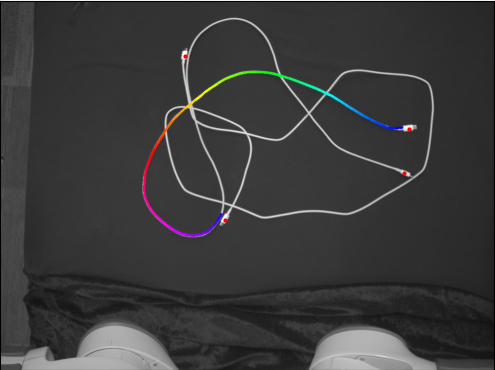
#> input picture logs_2024-02-10_13-48-40/images2/trace2024-02-10_13-49-07.png, 495 x 370 px
$ jupyter execute interactive_display.ipynb
#> lines starting #> are read from the running program, lines starting #| are printed output that depends on the picture
[cell 1]
# !jupyter nbextension enable widgetsnbextension --user --py
# !jupyter nbextension enable --py --sys-prefix widgetsnbextension

[cell 2]
import ipywidgets
import numpy as np
import cv2
import matplotlib.pyplot as plt
from matplotlib.gridspec import GridSpec
from ipywidgets.embed import embed_minimal_html

paths = ['./logs_2024-02-10_13-48-40/images2/trace2024-02-10_13-49-07.png',
         './logs_2024-02-10_13-48-40/images2/trace2024-02-10_13-49-33.png',
         './logs_2024-02-10_13-48-40/images2/trace2024-02-10_13-49-54.png',
         './logs_2024-02-10_13-48-40/images2/trace2024-02-10_13-50-16.png',
         './logs_2024-02-10_13-48-40/images2/trace2024-02-10_13-50-42.png',
         './logs_2024-02-10_13-48-40/images2/trace2024-02-10_13-51-07.png']

data = [cv2.imread(p) for p in paths]
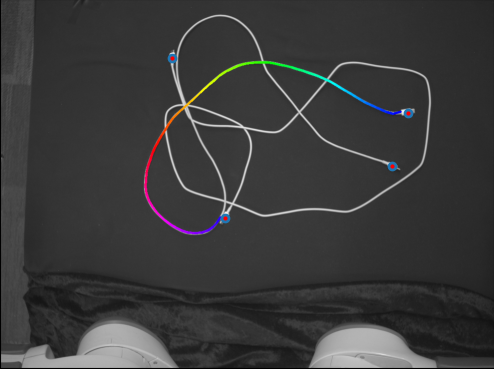
#> input picture logs_2024-02-10_13-48-40/images2/trace2024-02-10_13-49-33.png, 494 x 369 px
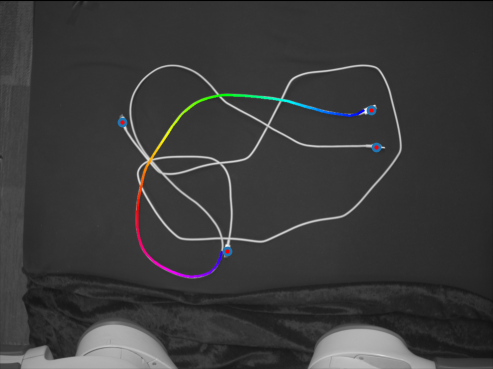
#> input picture logs_2024-02-10_13-48-40/images2/trace2024-02-10_13-49-54.png, 493 x 369 px
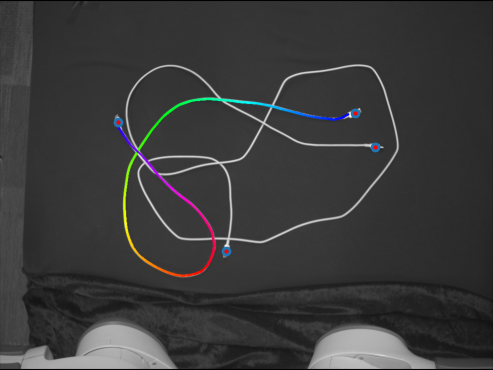
#> input picture logs_2024-02-10_13-48-40/images2/trace2024-02-10_13-50-16.png, 493 x 370 px
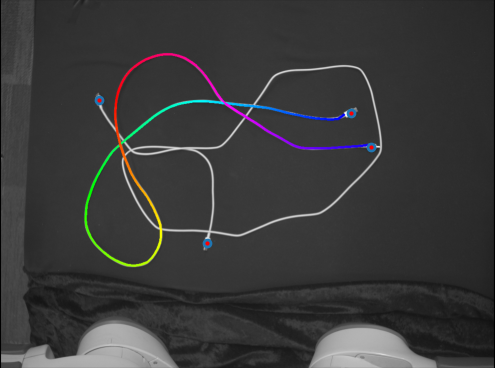
#> input picture logs_2024-02-10_13-48-40/images2/trace2024-02-10_13-50-42.png, 495 x 368 px
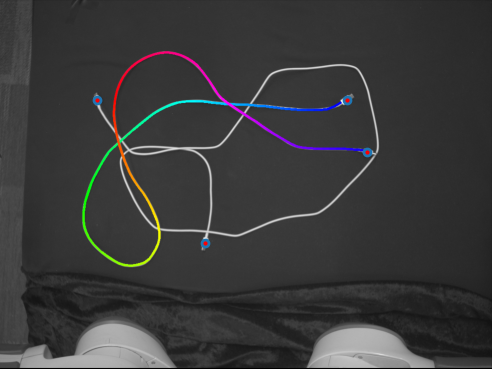
#> input picture logs_2024-02-10_13-48-40/images2/trace2024-02-10_13-51-07.png, 492 x 369 px
#> data = 6 items
data = [cv2.resize(img, (300,300)) for img in data]
video = np.array(data)

actions = ['HANDLOOM 1.0', 'TUG-IP', 'TUG-IP', 'TUG-IP', 'TUG-IP', 'CEV-IP']
circles = [24, 24, 24, 30, 47, 47]
total_length = 47
crossings = [8, 8, 8, 8, 11, 11]
tangential_contacts = [2, 2, 1, 1, 0, 0]
endpt_contacts = [3, 2, 1, 0, 1, 1]

def plot_func(step=1):
    fig = plt.figure(figsize=(8,6.4))
    fig.suptitle('Policy Executed: ' + actions[step-1])
    gs = GridSpec(nrows=2, ncols=2, figure=fig, height_ratios=[1, 0.2], width_ratios=[1, 2])
    ax1 = fig.add_subplot(gs[0, 0])
    ax2 = fig.add_subplot(gs[0, 1])
    ax3 = fig.add_subplot(gs[1, :])
    ax2.imshow(video[step-1])
    ax2.axis('off')
    ax2.set_title('Trace')

    contact_types = ['Crossings', 'Tangential', 'Endpoint']
    counts = [crossings[step-1], tangential_contacts[step-1], endpt_contacts[step-1]]
    bar_colors = ['tab:blue', 'tab:orange', 'tab:red']

    ax1.bar(contact_types, counts, color=bar_colors, align='center', width=0.2)
    ax1.set_title('Contact Types')

    ax3.set_title('Percentage Traced Correctly')
    start = 0
    perc_complete = circles[step-1]/total_length*100
    facecolor = 'red' if perc_complete < 100 else 'green'
# [7 lines of commented-out code are left out]

    ax3.broken_barh([(start, perc_complete)], [0, 5], facecolors=(facecolor))
    ax3.set_ylim(0, 5)
    ax3.set_xlim(0, 100)
    ax3.yaxis.set_visible(False)

[cell 3]
interactive_plot = ipywidgets.interactive(plot_func, step=(1, len(data), 1))
#> the sliders are set to step = 3

embed_minimal_html('exported_plot.html', views=[interactive_plot], title='Interactive Plot Example')
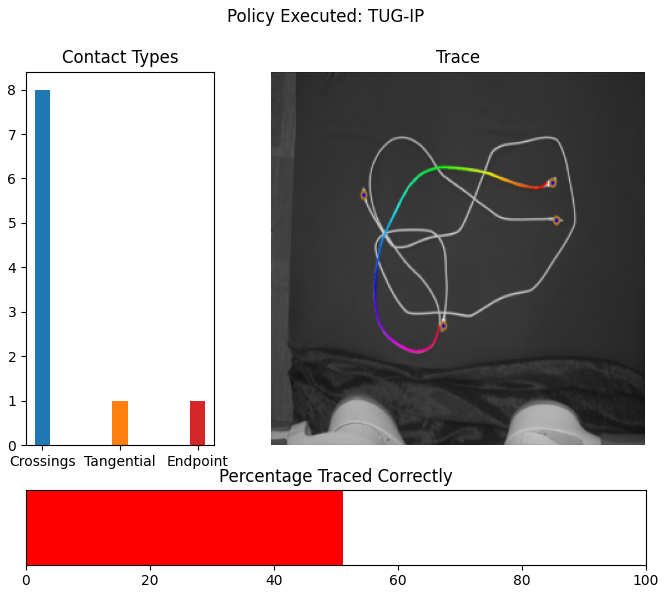
#> figure drawn by matplotlib, 3 panels; panel 1: tallest bar 8 high, from x = -0.1 to 0.1

[cell 4]
from matplotlib.gridspec import GridSpec

fig = plt.figure(figsize=(8,6.4))
# fig.suptitle('Action 'actions[0])
gs = GridSpec(nrows=2, ncols=2, figure=fig, height_ratios=[1, 0.2], width_ratios=[1, 2])
ax1 = fig.add_subplot(gs[0, 0])
ax2 = fig.add_subplot(gs[0, 1])
ax3 = fig.add_subplot(gs[1, :])
ax2.imshow(video[0])
ax2.axis('off')
ax2.set_title('Trace')

contact_types = ['Crossings', 'Tangential', 'Endpoint']
counts = [crossings[0], tangential_contacts[0], endpt_contacts[0]]
bar_colors = ['tab:blue', 'tab:orange', 'tab:red']
# width = np.diff(contact_types).min()
ax1.bar(contact_types, counts, color=bar_colors, align='center', width=0.2)
ax1.set_title('Contact Types')
# Tell matplotlib to interpret the x-axis values as dates
# ax1.xaxis_date()

# Make space for and rotate the x-axis tick labels
# ax1.autofmt_xdate()

ax3.set_title('Percentage Traced')
start = 0
perc_complete = circles[0]/total_length*100

ax3.broken_barh([(start, perc_complete)], [0, 5], facecolors=('green'))
ax3.set_ylim(0, 5)
ax3.set_xlim(0, 100)
ax3.yaxis.set_visible(False)
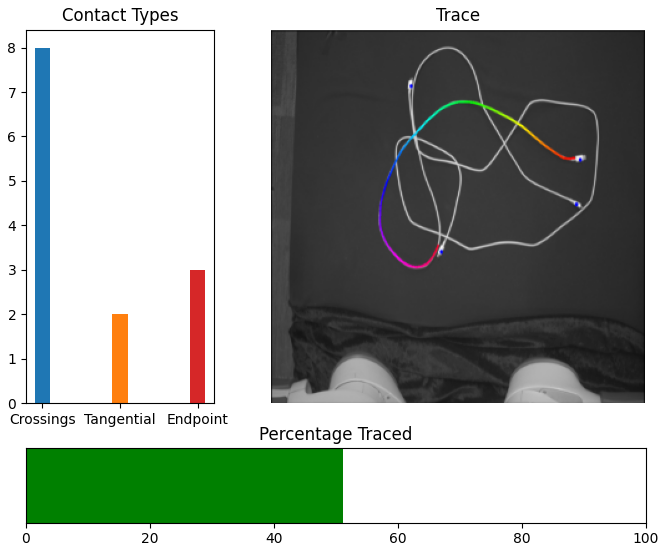
#> figure drawn by matplotlib, 3 panels; panel 1: tallest bar 8 high, from x = -0.1 to 0.1
